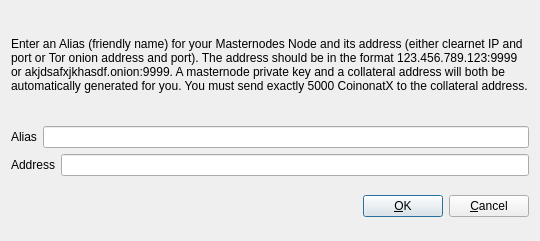
<?xml version="1.0" encoding="UTF-8"?>
<ui version="4.0">
 <class>AddEditAdrenalineNode</class>
 <widget class="QDialog" name="AddEditAdrenalineNode">
  <property name="geometry">
   <rect>
    <x>0</x>
    <y>0</y>
    <width>540</width>
    <height>241</height>
   </rect>
  </property>
  <property name="windowTitle">
   <string>Add/Edit Masternodes Node</string>
  </property>
  <property name="modal">
   <bool>true</bool>
  </property>
  <layout class="QVBoxLayout" name="verticalLayout">
   <item>
    <layout class="QVBoxLayout" name="verticalLayout_2">
     <property name="topMargin">
      <number>0</number>
     </property>
     <property name="bottomMargin">
      <number>0</number>
     </property>
     <item>
      <widget class="QLabel" name="label_3">
       <property name="sizePolicy">
        <sizepolicy hsizetype="Preferred" vsizetype="Expanding">
         <horstretch>0</horstretch>
         <verstretch>0</verstretch>
        </sizepolicy>
       </property>
       <property name="text">
        <string>&lt;html&gt;&lt;head/&gt;&lt;body&gt;&lt;p&gt;Enter an Alias (friendly name) for your Masternodes Node and its address (either clearnet IP and port or Tor onion address and port).  The address should be in the format 123.456.789.123:9999 or akjdsafxjkhasdf.onion:9999.  A masternode private key and a collateral address will both be automatically generated for you.  You must send exactly 5000 CoinonatX to the collateral address.&lt;/p&gt;&lt;/body&gt;&lt;/html&gt;</string>
       </property>
       <property name="wordWrap">
        <bool>true</bool>
       </property>
      </widget>
     </item>
     <item>
      <layout class="QHBoxLayout" name="horizontalLayout">
       <property name="bottomMargin">
        <number>0</number>
       </property>
       <item>
        <widget class="QLabel" name="label">
         <property name="text">
          <string>Alias</string>
         </property>
        </widget>
       </item>
       <item>
        <widget class="QLineEdit" name="aliasLineEdit"/>
       </item>
      </layout>
     </item>
     <item>
      <layout class="QHBoxLayout" name="horizontalLayout_2">
       <property name="bottomMargin">
        <number>0</number>
       </property>
       <item>
        <widget class="QLabel" name="label_2">
         <property name="text">
          <string>Address</string>
         </property>
        </widget>
       </item>
       <item>
        <widget class="QLineEdit" name="addressLineEdit"/>
       </item>
      </layout>
     </item>
     <item>
      <layout class="QHBoxLayout" name="horizontalLayout_3">
       <property name="bottomMargin">
        <number>0</number>
       </property>
      </layout>
     </item>
    </layout>
   </item>
   <item>
    <layout class="QHBoxLayout" name="horizontalLayout_Buttons">
     <item>
      <spacer name="horizontalSpacer_1">
       <property name="orientation">
        <enum>Qt::Horizontal</enum>
       </property>
       <property name="sizeHint" stdset="0">
        <size>
         <width>40</width>
         <height>48</height>
        </size>
       </property>
      </spacer>
     </item>
     <item>
      <widget class="QLabel" name="statusLabel">
       <property name="font">
        <font>
         <weight>75</weight>
         <bold>true</bold>
        </font>
       </property>
       <property name="text">
        <string/>
       </property>
       <property name="textFormat">
        <enum>Qt::PlainText</enum>
       </property>
       <property name="wordWrap">
        <bool>true</bool>
       </property>
      </widget>
     </item>
     <item>
      <spacer name="horizontalSpacer_2">
       <property name="orientation">
        <enum>Qt::Horizontal</enum>
       </property>
       <property name="sizeHint" stdset="0">
        <size>
         <width>40</width>
         <height>48</height>
        </size>
       </property>
      </spacer>
     </item>
     <item>
      <widget class="QPushButton" name="okButton">
       <property name="text">
        <string>&amp;OK</string>
       </property>
      </widget>
     </item>
     <item>
      <widget class="QPushButton" name="cancelButton">
       <property name="text">
        <string>&amp;Cancel</string>
       </property>
       <property name="autoDefault">
        <bool>false</bool>
       </property>
      </widget>
     </item>
    </layout>
   </item>
  </layout>
 </widget>
 <resources/>
 <connections/>
</ui>
